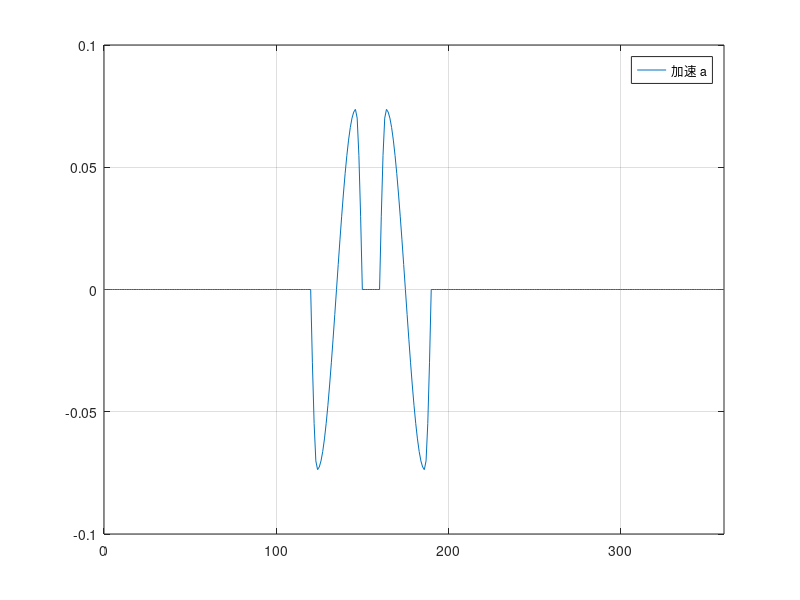
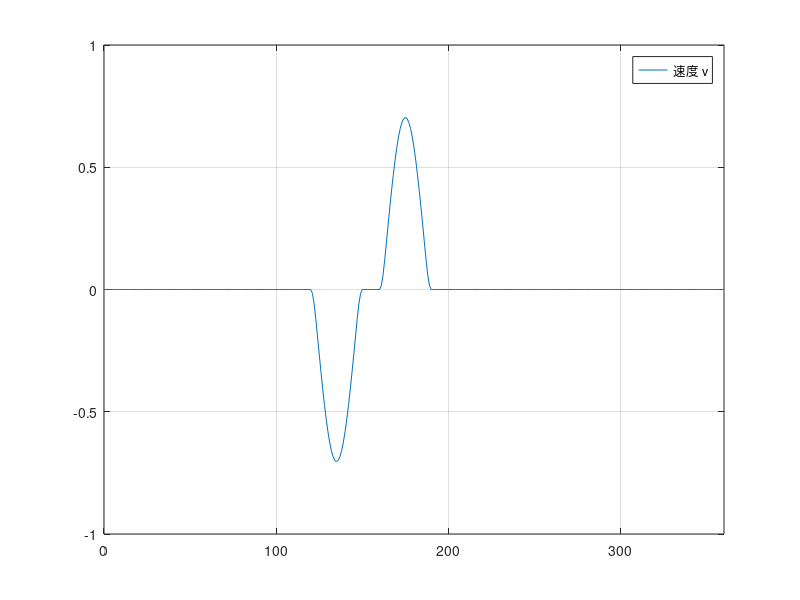
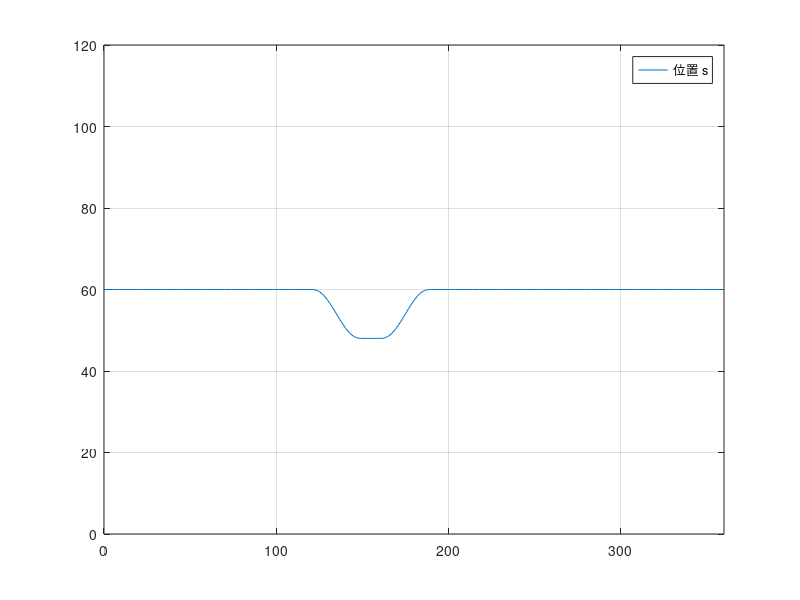

These charts were generated, in order, by the following MATLAB code: (Note: this script raises an error after producing the figures.)
%{
CAM Design Assistant
SMK Production Engineering Center
Dwell - Rise - Dwell - Return CAM
2022-12-07
%}
%% Variable declaration
% All values in degree
% eventAngle = [rise start - rise end - return start- return end]
clc; close all; clear all;
eventAngle = [120 150 160 190]; %degree
h = -12; % stroke in mm
rPrime = 60; %mm
RPM = 66.6
bRise = eventAngle(2) - eventAngle(1) ; %rise period
bReturn = eventAngle(4) - eventAngle(3) ; %return period
% point in time with acceleration change
% points of events = [1-rise, 2-rise +1/8, 3-rise +7/8, 4-rise end, 5-return, 6-return +1/8, 7-return +7/8, 8-return end]
point = [eventAngle(1) eventAngle(1)+bRise/8 eventAngle(1)+7*bRise/8 eventAngle(2) eventAngle(3) eventAngle(3)+bReturn/8 eventAngle(3)+7*bReturn/8 eventAngle(4)];
step = 1;
theta = 0:step:360;
%============================================
% ACCELERATION
%============================================
aConst = 5.5279571; %constant used to calculate a
hb_2_rise = h/bRise^2;
hb_2_return = h/bReturn^2;
% Rise
temp = theta(theta<point(1));
aDwe1 = zeros(size(temp));
aRise1 = aConst*hb_2_rise*sin(4*pi.*(theta(theta >= point(1) & theta < point(2))-point(1))/bRise);
aRise2 = aConst*hb_2_rise*cos(4/3*pi.*(theta(theta >= point(2) & theta < point(3))-point(1))/bRise-pi/6);
aRise3 = aConst*hb_2_rise*sin(4*pi.*(theta(theta >= point(3) & theta <= point(4))-point(1))/bRise-2*pi);
% Dwell
temp = theta(theta > point(4) & theta < point(5));
aDwe2 = zeros(size(temp));
% Return
aReturn1 = -aConst*hb_2_return*sin(4*pi.*(theta(theta >= point(5) & theta < point(6))-point(5))/bReturn);
aReturn2 = -aConst*hb_2_return*cos(4/3*pi.*(theta(theta >= point(6) & theta < point(7))-point(5))/bReturn-pi/6);
aReturn3 = -aConst*hb_2_return*sin(4*pi.*(theta(theta >= point(7) & theta <= point(8))-point(5))/bReturn-2*pi);
% Dwell
temp = theta(theta > point(8) & theta <= 360);
aDwe3 = zeros(size(temp));
% Entire trajectory
a = [aDwe1 aRise1 aRise2 aRise3 aDwe2 aReturn1 aReturn2 aReturn3 aDwe3];
figure;
plot(theta,a);
xlim([0 360]);
grid on;
legend("加速 a");
%============================================
% VELOCITY
%============================================
vConst = 0.43990085; %constant used to calculate v
hb_rise = h/bRise;
hb_return = h/bReturn;
% Rise
temp = theta(theta<point(1));
vDwe1 = zeros(size(temp));
vRise1 = vConst*hb_rise*(1-cos(4*pi.*(theta(theta >= point(1) & theta < point(2))-point(1))/bRise));
vRise2 = vConst*hb_rise*(1+3*sin(4/3*pi.*(theta(theta >= point(2) & theta < point(3))-point(1))/bRise-pi/6));
vRise3 = vConst*hb_rise*(1-cos(4*pi.*(theta(theta >= point(3) & theta <= point(4))-point(1))/bRise-2*pi));
% Dwell
temp = theta(theta > point(4) & theta < point(5));
vDwe2 = zeros(size(temp));
% Return
vReturn1 = -vConst*hb_return*(1-cos(4*pi.*(theta(theta >= point(5) & theta < point(6))-point(5))/bReturn));
vReturn2 = -vConst*hb_return*(1+3*sin(4/3*pi.*(theta(theta >= point(6) & theta < point(7))-point(5))/bReturn-pi/6));
vReturn3 = -vConst*hb_return*(1-cos(4*pi.*(theta(theta >= point(7) & theta <= point(8))-point(5))/bReturn-2*pi));
% Dwell
temp = theta(theta > point(8) & theta <= 360);
vDwe3 = zeros(size(temp));
% Entire trajectory
v = [vDwe1 vRise1 vRise2 vRise3 vDwe2 vReturn1 vReturn2 vReturn3 vDwe3];
figure;
plot(theta,v);
xlim([0 360]);
grid on;
legend("速度 v");
%============================================
% DISPLACEMENT
%============================================
% constants used to calculate s
% Rise
temp = theta(theta<point(1));
sDwe1 = zeros(size(temp));
tempTheta = theta(theta >= point(1) & theta < point(2))-point(1);
sRise1 = h/(4+pi)*(pi*tempTheta/bRise - 1/4*sin(4*pi*tempTheta/bRise));
tempTheta = theta(theta >= point(2) & theta < point(3))-point(1);
sRise2 = h/(4+pi)*(2+pi*tempTheta/bRise-9/4*sin(pi/3+4*pi/3*tempTheta/bRise));
tempTheta = theta(theta >= point(3) & theta <= point(4))-point(1);
sRise3 = h/(4+pi)*(4+ pi*tempTheta/bRise - 1/4*sin(4*pi*tempTheta/bRise));
% Dwell
temp = theta(theta > point(4) & theta < point(5));
sDwe2 = zeros(size(temp)) + h;
% Return
tempTheta = theta(theta >= point(5) & theta < point(6))-point(5);
sReturn1 = h/(4+pi)*(4 + pi - pi*tempTheta/bReturn + 1/4*sin(4*pi*tempTheta/bReturn));
tempTheta = theta(theta >= point(6) & theta < point(7))-point(5);
sReturn2 = h/(4+pi)*(2+ pi - pi*tempTheta/bReturn  + 9/4*sin(pi/3+4*pi/3*tempTheta/bReturn));
tempTheta = theta(theta >= point(7) & theta <= point(8))-point(5);
sReturn3 = h/(4+pi)*(pi - pi*tempTheta/bReturn + 1/4*sin(4*pi*tempTheta/bReturn));
% Dwell
temp = theta(theta > point(8) & theta <= 360);
sDwe3 = zeros(size(temp));
% Entire trajectory
s = [sDwe1 sRise1 sRise2 sRise3 sDwe2 sReturn1 sReturn2 sReturn3 sDwe3] + rPrime;
figure;
plot(theta,s);
grid on;
xlim([0 360]);
ylim([0 120]);
legend("位置 s");
theta2 = deg2rad(theta);
figure;
polarplot(theta2,s)